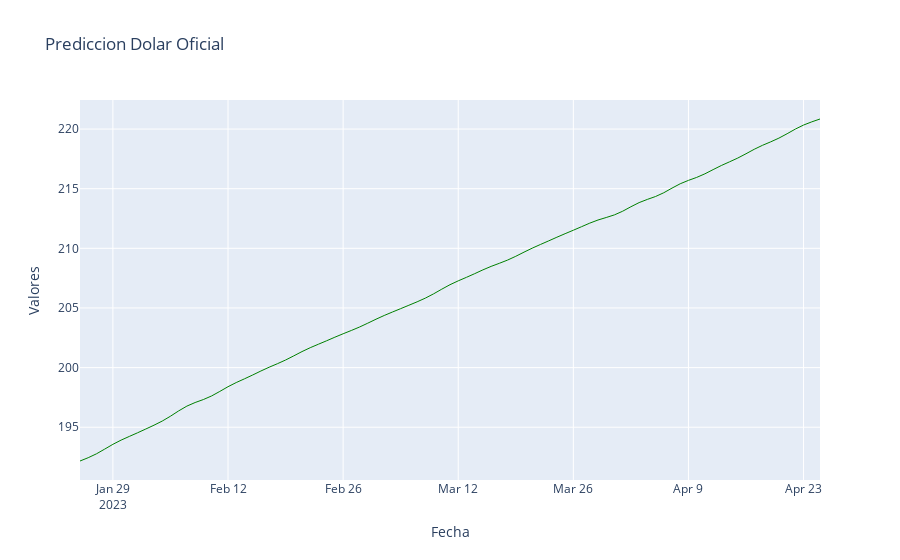

The cell this chart's notebook holds for it:
### Code cell
import plotly.graph_objs as go
import plotly.offline as pyo

data = []
for i in range(1, len(values_new)):
    if y[i] > y[i-1]:
        color = 'green'
    else:
        color = 'red'
    trace = go.Scatter(x=x[i-1:i+1], y=y[i-1:i+1], mode='lines', line=dict(color=color, width=1), showlegend=False)
    data.append(trace)

layout = go.Layout(title='Prediccion Dolar Oficial', xaxis=dict(title='Fecha'), yaxis=dict(title='Valores'))
fig = go.Figure(data=data, layout=layout)
pyo.iplot(fig)

### Figure 1 — Plotly figure (JSON) as saved in the notebook; plotly's stock layout.template omitted (floating-point values rounded to 4 significant figures)
{"data": [{"line": {"color": "green", "width": 1}, "mode": "lines", "showlegend": false, "type": "scatter", "x": ["2023-01-25", "2023-01-26"], "y": [192.2, 192.4]}, {"line": {"color": "green", "width": 1}, "mode": "lines", "showlegend": false, "type": "scatter", "x": ["2023-01-26", "2023-01-27"], "y": [192.4, 192.8]}, {"line": {"color": "green", "width": 1}, "mode": "lines", "showlegend": false, "type": "scatter", "x": ["2023-01-27", "2023-01-28"], "y": [192.8, 193.2]}, {"line": {"color": "green", "width": 1}, "mode": "lines", "showlegend": false, "type": "scatter", "x": ["2023-01-28", "2023-01-29"], "y": [193.2, 193.6]}, {"line": {"color": "green", "width": 1}, "mode": "lines", "showlegend": false, "type": "scatter", "x": ["2023-01-29", "2023-01-30"], "y": [193.6, 193.9]}, {"line": {"color": "green", "width": 1}, "mode": "lines", "showlegend": false, "type": "scatter", "x": ["2023-01-30", "2023-01-31"], "y": [193.9, 194.2]}, {"line": {"color": "green", "width": 1}, "mode": "lines", "showlegend": false, "type": "scatter", "x": ["2023-01-31", "2023-02-01"], "y": [194.2, 194.5]}, {"line": {"color": "green", "width": 1}, "mode": "lines", "showlegend": false, "type": "scatter", "x": ["2023-02-01", "2023-02-02"], "y": [194.5, 194.8]}, {"line": {"color": "green", "width": 1}, "mode": "lines", "showlegend": false, "type": "scatter", "x": ["2023-02-02", "2023-02-03"], "y": [194.8, 195.2]}, {"line": {"color": "green", "width": 1}, "mode": "lines", "showlegend": false, "type": "scatter", "x": ["2023-02-03", "2023-02-04"], "y": [195.2, 195.5]}, {"line": {"color": "green", "width": 1}, "mode": "lines", "showlegend": false, "type": "scatter", "x": ["2023-02-04", "2023-02-05"], "y": [195.5, 195.9]}, {"line": {"color": "green", "width": 1}, "mode": "lines", "showlegend": false, "type": "scatter", "x": ["2023-02-05", "2023-02-06"], "y": [195.9, 196.4]}, {"line": {"color": "green", "width": 1}, "mode": "lines", "showlegend": false, "type": "scatter", "x": ["2023-02-06", "2023-02-07"], "y": [196.4, 196.8]}, {"line": {"color": "green", "width": 1}, "mode": "lines", "showlegend": false, "type": "scatter", "x": ["2023-02-07", "2023-02-08"], "y": [196.8, 197.1]}, {"line": {"color": "green", "width": 1}, "mode": "lines", "showlegend": false, "type": "scatter", "x": ["2023-02-08", "2023-02-09"], "y": [197.1, 197.3]}, {"line": {"color": "green", "width": 1}, "mode": "lines", "showlegend": false, "type": "scatter", "x": ["2023-02-09", "2023-02-10"], "y": [197.3, 197.6]}, {"line": {"color": "green", "width": 1}, "mode": "lines", "showlegend": false, "type": "scatter", "x": ["2023-02-10", "2023-02-11"], "y": [197.6, 198.0]}, {"line": {"color": "green", "width": 1}, "mode": "lines", "showlegend": false, "type": "scatter", "x": ["2023-02-11", "2023-02-12"], "y": [198.0, 198.4]}, {"line": {"color": "green", "width": 1}, "mode": "lines", "showlegend": false, "type": "scatter", "x": ["2023-02-12", "2023-02-13"], "y": [198.4, 198.7]}, {"line": {"color": "green", "width": 1}, "mode": "lines", "showlegend": false, "type": "scatter", "x": ["2023-02-13", "2023-02-14"], "y": [198.7, 199.1]}, {"line": {"color": "green", "width": 1}, "mode": "lines", "showlegend": false, "type": "scatter", "x": ["2023-02-14", "2023-02-15"], "y": [199.1, 199.4]}, {"line": {"color": "green", "width": 1}, "mode": "lines", "showlegend": false, "type": "scatter", "x": ["2023-02-15", "2023-02-16"], "y": [199.4, 199.7]}, {"line": {"color": "green", "width": 1}, "mode": "lines", "showlegend": false, "type": "scatter", "x": ["2023-02-16", "2023-02-17"], "y": [199.7, 200.0]}, {"line": {"color": "green", "width": 1}, "mode": "lines", "showlegend": false, "type": "scatter", "x": ["2023-02-17", "2023-02-18"], "y": [200.0, 200.3]}, {"line": {"color": "green", "width": 1}, "mode": "lines", "showlegend": false, "type": "scatter", "x": ["2023-02-18", "2023-02-19"], "y": [200.3, 200.6]}, {"line": {"color": "green", "width": 1}, "mode": "lines", "showlegend": false, "type": "scatter", "x": ["2023-02-19", "2023-02-20"], "y": [200.6, 201.0]}, {"line": {"color": "green", "width": 1}, "mode": "lines", "showlegend": false, "type": "scatter", "x": ["2023-02-20", "2023-02-21"], "y": [201.0, 201.3]}, {"line": {"color": "green", "width": 1}, "mode": "lines", "showlegend": false, "type": "scatter", "x": ["2023-02-21", "2023-02-22"], "y": [201.3, 201.7]}, {"line": {"color": "green", "width": 1}, "mode": "lines", "showlegend": false, "type": "scatter", "x": ["2023-02-22", "2023-02-23"], "y": [201.7, 202.0]}, {"line": {"color": "green", "width": 1}, "mode": "lines", "showlegend": false, "type": "scatter", "x": ["2023-02-23", "2023-02-24"], "y": [202.0, 202.3]}, {"line": {"color": "green", "width": 1}, "mode": "lines", "showlegend": false, "type": "scatter", "x": ["2023-02-24", "2023-02-25"], "y": [202.3, 202.5]}, {"line": {"color": "green", "width": 1}, "mode": "lines", "showlegend": false, "type": "scatter", "x": ["2023-02-25", "2023-02-26"], "y": [202.5, 202.8]}, {"line": {"color": "green", "width": 1}, "mode": "lines", "showlegend": false, "type": "scatter", "x": ["2023-02-26", "2023-02-27"], "y": [202.8, 203.1]}, {"line": {"color": "green", "width": 1}, "mode": "lines", "showlegend": false, "type": "scatter", "x": ["2023-02-27", "2023-02-28"], "y": [203.1, 203.4]}, {"line": {"color": "green", "width": 1}, "mode": "lines", "showlegend": false, "type": "scatter", "x": ["2023-02-28", "2023-03-01"], "y": [203.4, 203.7]}, {"line": {"color": "green", "width": 1}, "mode": "lines", "showlegend": false, "type": "scatter", "x": ["2023-03-01", "2023-03-02"], "y": [203.7, 204.1]}, {"line": {"color": "green", "width": 1}, "mode": "lines", "showlegend": false, "type": "scatter", "x": ["2023-03-02", "2023-03-03"], "y": [204.1, 204.4]}, {"line": {"color": "green", "width": 1}, "mode": "lines", "showlegend": false, "type": "scatter", "x": ["2023-03-03", "2023-03-04"], "y": [204.4, 204.7]}, {"line": {"color": "green", "width": 1}, "mode": "lines", "showlegend": false, "type": "scatter", "x": ["2023-03-04", "2023-03-05"], "y": [204.7, 204.9]}, {"line": {"color": "green", "width": 1}, "mode": "lines", "showlegend": false, "type": "scatter", "x": ["2023-03-05", "2023-03-06"], "y": [204.9, 205.2]}, {"line": {"color": "green", "width": 1}, "mode": "lines", "showlegend": false, "type": "scatter", "x": ["2023-03-06", "2023-03-07"], "y": [205.2, 205.5]}, {"line": {"color": "green", "width": 1}, "mode": "lines", "showlegend": false, "type": "scatter", "x": ["2023-03-07", "2023-03-08"], "y": [205.5, 205.8]}, {"line": {"color": "green", "width": 1}, "mode": "lines", "showlegend": false, "type": "scatter", "x": ["2023-03-08", "2023-03-09"], "y": [205.8, 206.2]}, {"line": {"color": "green", "width": 1}, "mode": "lines", "showlegend": false, "type": "scatter", "x": ["2023-03-09", "2023-03-10"], "y": [206.2, 206.6]}, {"line": {"color": "green", "width": 1}, "mode": "lines", "showlegend": false, "type": "scatter", "x": ["2023-03-10", "2023-03-11"], "y": [206.6, 207.0]}, {"line": {"color": "green", "width": 1}, "mode": "lines", "showlegend": false, "type": "scatter", "x": ["2023-03-11", "2023-03-12"], "y": [207.0, 207.3]}, {"line": {"color": "green", "width": 1}, "mode": "lines", "showlegend": false, "type": "scatter", "x": ["2023-03-12", "2023-03-13"], "y": [207.3, 207.6]}, {"line": {"color": "green", "width": 1}, "mode": "lines", "showlegend": false, "type": "scatter", "x": ["2023-03-13", "2023-03-14"], "y": [207.6, 207.9]}, {"line": {"color": "green", "width": 1}, "mode": "lines", "showlegend": false, "type": "scatter", "x": ["2023-03-14", "2023-03-15"], "y": [207.9, 208.2]}, {"line": {"color": "green", "width": 1}, "mode": "lines", "showlegend": false, "type": "scatter", "x": ["2023-03-15", "2023-03-16"], "y": [208.2, 208.5]}, {"line": {"color": "green", "width": 1}, "mode": "lines", "showlegend": false, "type": "scatter", "x": ["2023-03-16", "2023-03-17"], "y": [208.5, 208.7]}, {"line": {"color": "green", "width": 1}, "mode": "lines", "showlegend": false, "type": "scatter", "x": ["2023-03-17", "2023-03-18"], "y": [208.7, 209.0]}, {"line": {"color": "green", "width": 1}, "mode": "lines", "showlegend": false, "type": "scatter", "x": ["2023-03-18", "2023-03-19"], "y": [209.0, 209.3]}, {"line": {"color": "green", "width": 1}, "mode": "lines", "showlegend": false, "type": "scatter", "x": ["2023-03-19", "2023-03-20"], "y": [209.3, 209.7]}, {"line": {"color": "green", "width": 1}, "mode": "lines", "showlegend": false, "type": "scatter", "x": ["2023-03-20", "2023-03-21"], "y": [209.7, 210.0]}, {"line": {"color": "green", "width": 1}, "mode": "lines", "showlegend": false, "type": "scatter", "x": ["2023-03-21", "2023-03-22"], "y": [210.0, 210.3]}, {"line": {"color": "green", "width": 1}, "mode": "lines", "showlegend": false, "type": "scatter", "x": ["2023-03-22", "2023-03-23"], "y": [210.3, 210.6]}, {"line": {"color": "green", "width": 1}, "mode": "lines", "showlegend": false, "type": "scatter", "x": ["2023-03-23", "2023-03-24"], "y": [210.6, 210.9]}, {"line": {"color": "green", "width": 1}, "mode": "lines", "showlegend": false, "type": "scatter", "x": ["2023-03-24", "2023-03-25"], "y": [210.9, 211.2]}, {"line": {"color": "green", "width": 1}, "mode": "lines", "showlegend": false, "type": "scatter", "x": ["2023-03-25", "2023-03-26"], "y": [211.2, 211.5]}, {"line": {"color": "green", "width": 1}, "mode": "lines", "showlegend": false, "type": "scatter", "x": ["2023-03-26", "2023-03-27"], "y": [211.5, 211.8]}, {"line": {"color": "green", "width": 1}, "mode": "lines", "showlegend": false, "type": "scatter", "x": ["2023-03-27", "2023-03-28"], "y": [211.8, 212.1]}, {"line": {"color": "green", "width": 1}, "mode": "lines", "showlegend": false, "type": "scatter", "x": ["2023-03-28", "2023-03-29"], "y": [212.1, 212.4]}, {"line": {"color": "green", "width": 1}, "mode": "lines", "showlegend": false, "type": "scatter", "x": ["2023-03-29", "2023-03-30"], "y": [212.4, 212.6]}, {"line": {"color": "green", "width": 1}, "mode": "lines", "showlegend": false, "type": "scatter", "x": ["2023-03-30", "2023-03-31"], "y": [212.6, 212.8]}, {"line": {"color": "green", "width": 1}, "mode": "lines", "showlegend": false, "type": "scatter", "x": ["2023-03-31", "2023-04-01"], "y": [212.8, 213.1]}, {"line": {"color": "green", "width": 1}, "mode": "lines", "showlegend": false, "type": "scatter", "x": ["2023-04-01", "2023-04-02"], "y": [213.1, 213.5]}, {"line": {"color": "green", "width": 1}, "mode": "lines", "showlegend": false, "type": "scatter", "x": ["2023-04-02", "2023-04-03"], "y": [213.5, 213.8]}, {"line": {"color": "green", "width": 1}, "mode": "lines", "showlegend": false, "type": "scatter", "x": ["2023-04-03", "2023-04-04"], "y": [213.8, 214.1]}, {"line": {"color": "green", "width": 1}, "mode": "lines", "showlegend": false, "type": "scatter", "x": ["2023-04-04", "2023-04-05"], "y": [214.1, 214.3]}, {"line": {"color": "green", "width": 1}, "mode": "lines", "showlegend": false, "type": "scatter", "x": ["2023-04-05", "2023-04-06"], "y": [214.3, 214.7]}, {"line": {"color": "green", "width": 1}, "mode": "lines", "showlegend": false, "type": "scatter", "x": ["2023-04-06", "2023-04-07"], "y": [214.7, 215.0]}, {"line": {"color": "green", "width": 1}, "mode": "lines", "showlegend": false, "type": "scatter", "x": ["2023-04-07", "2023-04-08"], "y": [215.0, 215.4]}, {"line": {"color": "green", "width": 1}, "mode": "lines", "showlegend": false, "type": "scatter", "x": ["2023-04-08", "2023-04-09"], "y": [215.4, 215.7]}, {"line": {"color": "green", "width": 1}, "mode": "lines", "showlegend": false, "type": "scatter", "x": ["2023-04-09", "2023-04-10"], "y": [215.7, 215.9]}, {"line": {"color": "green", "width": 1}, "mode": "lines", "showlegend": false, "type": "scatter", "x": ["2023-04-10", "2023-04-11"], "y": [215.9, 216.2]}, {"line": {"color": "green", "width": 1}, "mode": "lines", "showlegend": false, "type": "scatter", "x": ["2023-04-11", "2023-04-12"], "y": [216.2, 216.6]}, {"line": {"color": "green", "width": 1}, "mode": "lines", "showlegend": false, "type": "scatter", "x": ["2023-04-12", "2023-04-13"], "y": [216.6, 216.9]}, {"line": {"color": "green", "width": 1}, "mode": "lines", "showlegend": false, "type": "scatter", "x": ["2023-04-13", "2023-04-14"], "y": [216.9, 217.3]}, {"line": {"color": "green", "width": 1}, "mode": "lines", "showlegend": false, "type": "scatter", "x": ["2023-04-14", "2023-04-15"], "y": [217.3, 217.6]}, {"line": {"color": "green", "width": 1}, "mode": "lines", "showlegend": false, "type": "scatter", "x": ["2023-04-15", "2023-04-16"], "y": [217.6, 217.9]}, {"line": {"color": "green", "width": 1}, "mode": "lines", "showlegend": false, "type": "scatter", "x": ["2023-04-16", "2023-04-17"], "y": [217.9, 218.3]}, {"line": {"color": "green", "width": 1}, "mode": "lines", "showlegend": false, "type": "scatter", "x": ["2023-04-17", "2023-04-18"], "y": [218.3, 218.6]}, {"line": {"color": "green", "width": 1}, "mode": "lines", "showlegend": false, "type": "scatter", "x": ["2023-04-18", "2023-04-19"], "y": [218.6, 218.9]}, {"line": {"color": "green", "width": 1}, "mode": "lines", "showlegend": false, "type": "scatter", "x": ["2023-04-19", "2023-04-20"], "y": [218.9, 219.2]}, {"line": {"color": "green", "width": 1}, "mode": "lines", "showlegend": false, "type": "scatter", "x": ["2023-04-20", "2023-04-21"], "y": [219.2, 219.6]}, {"line": {"color": "green", "width": 1}, "mode": "lines", "showlegend": false, "type": "scatter", "x": ["2023-04-21", "2023-04-22"], "y": [219.6, 220.0]}, {"line": {"color": "green", "width": 1}, "mode": "lines", "showlegend": false, "type": "scatter", "x": ["2023-04-22", "2023-04-23"], "y": [220.0, 220.3]}, {"line": {"color": "green", "width": 1}, "mode": "lines", "showlegend": false, "type": "scatter", "x": ["2023-04-23", "2023-04-24"], "y": [220.3, 220.6]}, {"line": {"color": "green", "width": 1}, "mode": "lines", "showlegend": false, "type": "scatter", "x": ["2023-04-24", "2023-04-25"], "y": [220.6, 220.8]}], "layout": {"title": {"text": "Prediccion Dolar Oficial"}, "xaxis": {"title": {"text": "Fecha"}}, "yaxis": {"title": {"text": "Valores"}}}}
